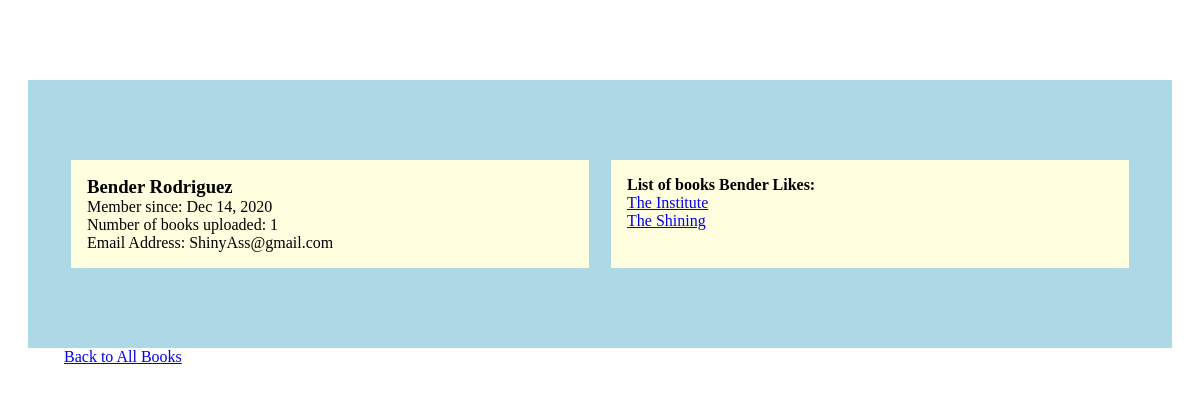
Screenshot of /user/5 (signed in) with the database file from the repository.
### book_app/models.py (models this page shows)
class User(models.Model):
    first_name = models.CharField(max_length=20)
    last_name = models.CharField(max_length=30)
    email = models.CharField(max_length=40)
    password = models.CharField(max_length=255)
    created_at = models.DateTimeField(auto_now_add=True)
    updated_at = models.DateTimeField(auto_now=True)
    objects = UserManager()

class Book(models.Model):
    title = models.CharField(max_length=40)
    description = models.TextField()
    author = models.CharField(max_length=40, default="Stephen King")
    uploaded_by = models.ForeignKey(User, related_name="books_uploaded", on_delete=models.CASCADE)
    favorited_by = models.ManyToManyField(User, related_name="liked_books")
    created_at = models.DateTimeField(auto_now_add=True)
    updated_at = models.DateTimeField(auto_now=True)
    objects = BookManager()

### book_app/views.py (the view)
# urls.py: path('user/<int:member_id>', views.specific_user)
def specific_user(request, member_id):
    if 'user_id' not in request.session:
        return redirect('/')
    count = 0
    the_user = User.objects.get(id=member_id)
    for book in the_user.books_uploaded.all():
        count += 1
    context = {
        'number' : count,
        'user' : the_user,
    }
    return render(request, 'specific_user.html', context)

### book_app/templates/specific_user.html (shortened to what this page needs)
<!DOCTYPE html>
<html lang="en">
<head>
    {% load static %}
    <link rel="stylesheet" href="{% static 'user.css' %}">
</head>
<body>
    <div id="container">
        <div class="user_info">
            <h3>{{user.first_name}} {{user.last_name}}</h3>
            <p>Member since: {{user.created_at|date:"M d, Y"}}</p>
            <p>Number of books uploaded: {{number}}</p>
            <p>Email Address: {{user.email}}</p>
        </div>
        <div class="likes">
            <h4>List of books {{user.first_name}} Likes:</h4>
            <ul>
                {% for book in user.liked_books.all %}
                <li><a href="/books/{{book.id}}">{{ book.title }}</li></a>
                {% endfor %}
            </ul>
        </div>
    </div>
    <a style="margin: 0 0 0 4em;" href="/books">Back to All Books</a>
</body>
</html>

### book_app/static/user.css (style rules this page uses)
* { padding: 0; margin: 0; }
#container { width: 90%; height: 80%; margin: 5em auto auto auto; display: flex; justify-content: space-around; background-color: lightblue; padding: 5em 2em; }
.user_info, .likes { width: 45%; padding: 1em; background-color: lightyellow; }
li { list-style: none; }

### rows the page displays
User: first_name "Bender", last_name "Rodriguez", created_at "Dec 14, 2020", email "ShinyAss@gmail.com"
Book: title "The Institute"
Book: title "The Shining"

### other values shown
{{ number }} "1"
